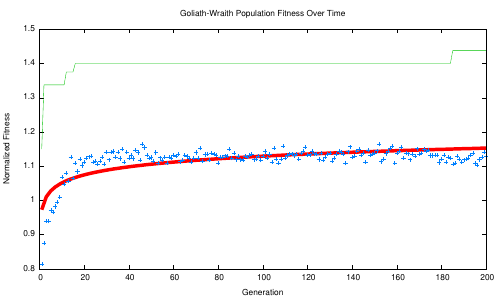

Reproduce this figure in gnuplot.
set terminal pdf
source = "squad_gw"
set output source.".pdf"
set xlabel "Generation";
set ylabel "Normalized Fitness";
set title "Goliath-Wraith Population Fitness Over Time";
set datafile separator ',';
set key outside right center;
f(x) = a + b*log(x)
fit f(x) source.".csv" u 12:2 via a, b
plot \
  f(x) title 'Population Trend' lw 10, \
  source.".csv" u 12:1 title 'Champion' with lines, \
  source.".csv" u 12:2 title 'Population Mean';